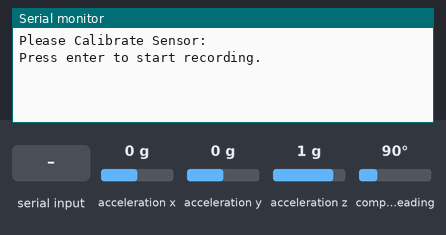
The sketch below on a simulated Arduino Uno, built with avr-gcc and run on an emulated ATmega328P. Parts: the last lines printed to the serial monitor. Inputs (shaded band) come from the test bench; at power-on: acceleration x 0 g, acceleration y 0 g, acceleration z 1 g, compass heading 90°. EEPROM starts erased.

Above: at 2.5 s.
2.6 s: "1" received over Serial
At 3.2 s:
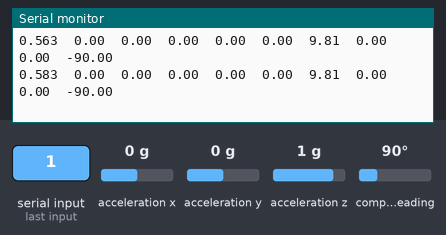
4.1 s: acceleration x set to 0.8 g
At 5.0 s:
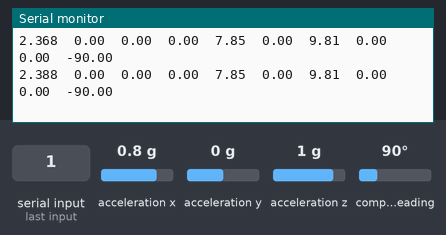
9.4 s: acceleration y set to -1.4 g
At 10.5 s:
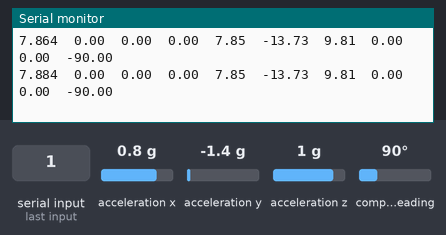
10.9 s: acceleration z set to -1.4 g
At 11.4 s:
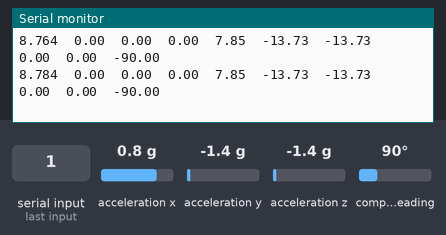
12.4 s: compass heading set to 7°
At 13.5 s:
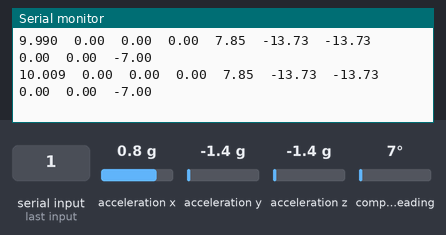
Timing chart, 0 to 14.9 s (numbered marks = the images above; inputs shaded):
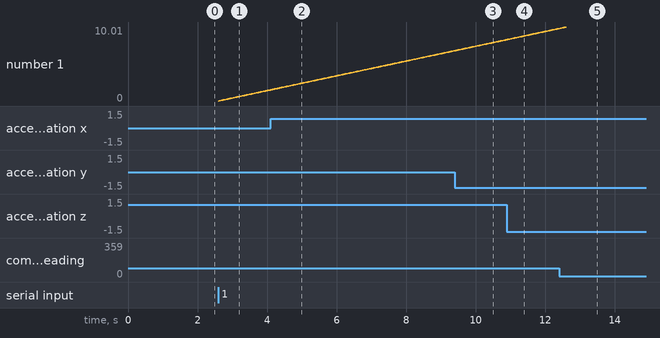

Measured:
- after the input at 2.6 s, the serial monitor: prints a new line at once (image 1)

The sketch:

IMU_data_config_read.ino
```cpp
//#include <Wire.h>
#include <Adafruit_Sensor.h>
#include <Adafruit_BNO055.h>
#include <utility/imumaths.h>
#include <EEPROM.h>

/* This driver uses the Adafruit unified sensor library (Adafruit_Sensor),
   which provides a common 'type' for sensor data and some helper functions.

   To use this driver you will also need to download the Adafruit_Sensor
   library and include it in your libraries folder.

   You should also assign a unique ID to this sensor for use with
   the Adafruit Sensor API so that you can identify this particular
   sensor in any data logs, etc.  To assign a unique ID, simply
   provide an appropriate value in the constructor below (12345
   is used by default in this example).

   Connections
   ===========
   Connect SCL to analog 5
   Connect SDA to analog 4
   Connect VDD to 3-5V DC
   Connect GROUND to common ground

   History
   =======
   2015/MAR/03  - First release (KTOWN)
   2015/AUG/27  - Added calibration and system status helpers
   2015/NOV/13  - Added calibration save and restore
   */

/* Set the delay between fresh samples */
#define BNO055_SAMPLERATE_DELAY_MS (20)
#define BAUDRATE (115200)
Adafruit_BNO055 bno = Adafruit_BNO055(55);
unsigned int time_start;
unsigned int time_1 = 0;
unsigned int counter = 1;

void print_ACCELEROMETER(bool val){
    if (val){
      imu::Vector<3> euler = bno.getVector(Adafruit_BNO055::VECTOR_ACCELEROMETER);
      Serial.print(euler.x());
      Serial.print("\t");
      Serial.print(euler.y());
      Serial.print("\t");
      Serial.print(euler.z());
      Serial.print("\t");
    }
}

void print_MAGNETOMETER(bool val){
    if (val){
      imu::Vector<3> euler = bno.getVector(Adafruit_BNO055::VECTOR_MAGNETOMETER);
      Serial.print(euler.x());
      Serial.print("\t");
      Serial.print(euler.y());
      Serial.print("\t");
      Serial.print(euler.z());
      Serial.print("\t");
    }
}

void print_GYROSCOPE(bool val){
    if (val){
      imu::Vector<3> euler = bno.getVector(Adafruit_BNO055::VECTOR_GYROSCOPE);
      Serial.print(euler.x());
      Serial.print("\t");
      Serial.print(euler.y());
      Serial.print("\t");
      Serial.print(euler.z());
      Serial.print("\t");
    }
}

void print_EULER(bool val){
    if (val){
      imu::Vector<3> euler = bno.getVector(Adafruit_BNO055::VECTOR_EULER);
      Serial.print(euler.x());
      Serial.print("\t");
      Serial.print(euler.y());
      Serial.print("\t");
      Serial.print(euler.z());
      Serial.print("\t");
    }
}

void print_LINEARACCEL(bool val){
    if (val){
      imu::Vector<3> euler = bno.getVector(Adafruit_BNO055::VECTOR_LINEARACCEL);
      Serial.print(euler.x());
      Serial.print("\t");
      Serial.print(euler.y());
      Serial.print("\t");
      Serial.print(euler.z());
      Serial.print("\t");
    }
}

void print_GRAVITY(bool val){
    if (val){
      imu::Vector<3> euler = bno.getVector(Adafruit_BNO055::VECTOR_GRAVITY);
      Serial.print(euler.x());
      Serial.print("\t");
      Serial.print(euler.y());
      Serial.print("\t");
      Serial.print(euler.z());
      Serial.print("\t");
    }
}

void print_QUAT(bool val){
  imu::Quaternion quat = bno.getQuat();
  if (val){
    /* Display the quat data */
    Serial.print(quat.w(), 4);
    Serial.print("\t");
    Serial.print(quat.y(), 4);
    Serial.print("\t");
    Serial.print(quat.x(), 4);
    Serial.print("\t");
    Serial.print(quat.z(), 4);
    Serial.print("\t");
  }
  else{
    Serial.print("0\t0\t0\t0\t");
  }
}

void print_EULER2(bool val){
  if (val){
    /* Convert quaternion to Euler, because BNO055 Euler data is broken */
    imu::Quaternion q = bno.getQuat();
    q.normalize();

    /* Quat to Eul from https://en.wikipedia.org/wiki/Conversion_between_quaternions_and_Euler_angles */
    double roll; double pitch; double yaw;
    double sinr_cosp = +2.0 * (q.w() * q.x() + q.y() * q.z());
    double cosr_cosp = +1.0 - 2.0 * (q.x() * q.x() + q.y() * q.y());
    roll = atan2(sinr_cosp, cosr_cosp);

    // pitch (y-axis rotation)
    double sinp = +2.0 * (q.w() * q.y() - q.z() * q.x());
    if (fabs(sinp) >= 1)
      pitch = copysign(M_PI / 2, sinp); // use 90 degrees if out of range
    else
      pitch = asin(sinp);

    // yaw (z-axis rotation)
    double siny_cosp = +2.0 * (q.w() * q.z() + q.x() * q.y());
    double cosy_cosp = +1.0 - 2.0 * (q.y() * q.y() + q.z() * q.z());
    yaw = atan2(siny_cosp, cosy_cosp);

    Serial.print(180/M_PI * roll);  // x-axis rotation, cw positive (from -ve x)   O    ^ X
    Serial.print("\t");             //                                                  |
    Serial.print(180/M_PI * pitch); // y-axis rotation, cw positive (from -ve y)      Z o ---> Y
    Serial.print("\t");
    Serial.print(180/M_PI * yaw);   // z-axis rotation, cw positive (from -ve z)
    Serial.print("\t");
  }
}

/**************************************************************************/
/*
    Arduino setup function (automatically called at startup)
    */
/**************************************************************************/
void setup(void)
{
    Serial.begin(BAUDRATE);

    /* Initialise the sensor */
    if (!bno.begin())
    {
        /* There was a problem detecting the BNO055 ... check your connections */
        Serial.print("Ooops, no BNO055 detected ... Check your wiring or I2C ADDR!");
        while (1);
    }

    int eeAddress = 0;
    long bnoID;
    bool foundCalib = false;

    EEPROM.get(eeAddress, bnoID);

    adafruit_bno055_offsets_t calibrationData;
    sensor_t sensor;

    /*
    *  Look for the sensor's unique ID at the beginning oF EEPROM.
    *  This isn't foolproof, but it's better than nothing.
    */
    bno.getSensor(&sensor);
    if (bnoID != sensor.sensor_id)
    {
        //Serial.println("\nNo Calibration Data for this sensor exists in EEPROM");
        delay(500);
    }
    else
    {
        //Serial.println("\nFound Calibration for this sensor in EEPROM.");
        eeAddress += sizeof(long);
        EEPROM.get(eeAddress, calibrationData);

        //displaySensorOffsets(calibrationData);

        //Serial.println("\n\nRestoring Calibration data to the BNO055...");
        bno.setSensorOffsets(calibrationData);

        //Serial.println("\n\nCalibration data loaded into BNO055");
        foundCalib = true;
    }

    delay(1000);

    /* Display some basic information on this sensor */
    //displaySensorDetails();

    /* Optional: Display current status */
    //displaySensorStatus();

   //Crystal must be configured AFTER loading calibration data into BNO055.
    bno.setExtCrystalUse(true);

    sensors_event_t event;
    bno.getEvent(&event);
    if (foundCalib){
        Serial.println("Move sensor slightly to calibrate magnetometers");
        while (!bno.isFullyCalibrated())
        {
            bno.getEvent(&event);
            delay(10);
        }
    }
    else
    {
        Serial.println("Please Calibrate Sensor: ");
        while (!bno.isFullyCalibrated())
        {
            bno.getEvent(&event);

            Serial.print("X: ");
            Serial.print(event.orientation.x, 4);
            Serial.print("\tY: ");
            Serial.print(event.orientation.y, 4);
            Serial.print("\tZ: ");
            Serial.print(event.orientation.z, 4);

            /* Optional: Display calibration status */
            //displayCalStatus();

            /* New line for the next sample */
            Serial.println("");

            /* Wait the specified delay before requesting new data */
            delay(BNO055_SAMPLERATE_DELAY_MS);
        }
    }

    //Serial.println("\nFully calibrated!");
    //Serial.println("--------------------------------");
    //Serial.println("Calibration Results: ");
    adafruit_bno055_offsets_t newCalib;
    bno.getSensorOffsets(newCalib);
    //displaySensorOffsets(newCalib);

    //Serial.println("\n\nStoring calibration data to EEPROM...");

    eeAddress = 0;
    bno.getSensor(&sensor);
    bnoID = sensor.sensor_id;

    EEPROM.put(eeAddress, bnoID);

    eeAddress += sizeof(long);
    EEPROM.put(eeAddress, newCalib);

    Serial.println("Press enter to start recording.");
    while (Serial.available()==0);
    time_start = millis();
    time_1 = millis();
}

void loop() {
    unsigned int time_0 = millis();
    unsigned int time_stamp = time_0-time_start;
    Serial.print(time_stamp/1000.0, 3);
    Serial.print("\t");

    // Possible vector values can be:
    //---------------------------------
    // - VECTOR_ACCELEROMETER - m/s^2
    // - VECTOR_MAGNETOMETER  - uT
    // - VECTOR_GYROSCOPE     - rad/s
    // - VECTOR_EULER         - degrees
    // - VECTOR_LINEARACCEL   - m/s^2
    // - VECTOR_GRAVITY       - m/s^2
    //---------------------------------
    // Set to true to print IMU reading.
    print_LINEARACCEL(true);
    //print_GYROSCOPE(true);
    //print_ACCELEROMETER(true);
    //print_MAGNETOMETER(true);
    //print_EULER(true);
    print_GRAVITY(true);
    //print_QUAT(false);
    //print_EULER(true);
    print_EULER2(true);

    Serial.println();
    if (counter==500) while(1);

    unsigned int delay_time = millis()-time_0;
    /* Wait the specified delay before requesting new data */
    delay(abs(BNO055_SAMPLERATE_DELAY_MS-delay_time));
    time_1 = time_0;
    counter++;
}
```
